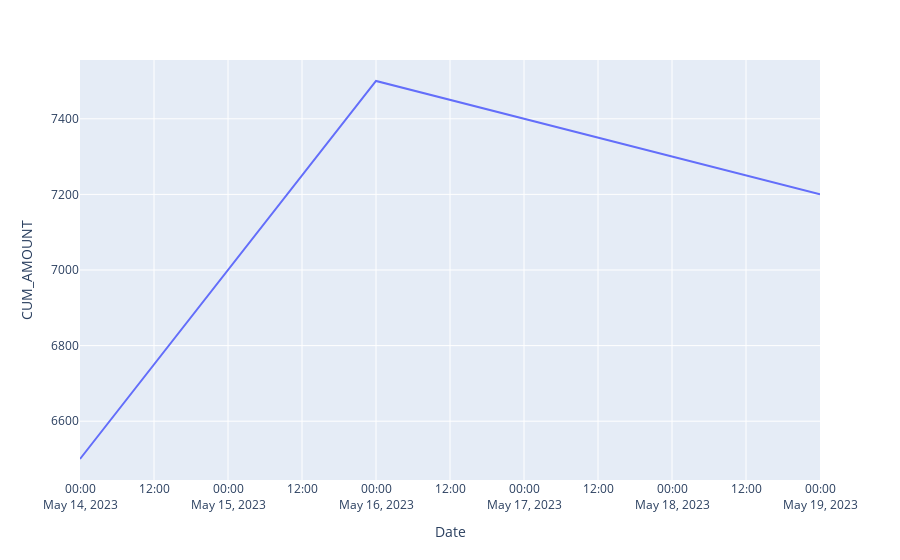

Notebook cell for this chart:
### Code cell
fig

### Figure 1 — Plotly figure (JSON) as saved in the notebook; plotly's stock layout.template omitted (floating-point values rounded to 4 significant figures)
{"data": [{"hovertemplate": "Date=%{x}<br>CUM_AMOUNT=%{y}<extra></extra>", "legendgroup": "", "line": {"color": "#636efa", "dash": "solid"}, "marker": {"symbol": "circle"}, "mode": "lines", "name": "", "orientation": "v", "showlegend": false, "type": "scatter", "x": ["2023-05-14T00:00:00", "2023-05-16T00:00:00", "2023-05-19T00:00:00"], "xaxis": "x", "y": [6500, 7500, 7200], "yaxis": "y"}], "layout": {"legend": {"tracegroupgap": 0}, "margin": {"t": 60}, "xaxis": {"anchor": "y", "domain": [0, 1], "title": {"text": "Date"}}, "yaxis": {"anchor": "x", "domain": [0, 1], "title": {"text": "CUM_AMOUNT"}}}}
